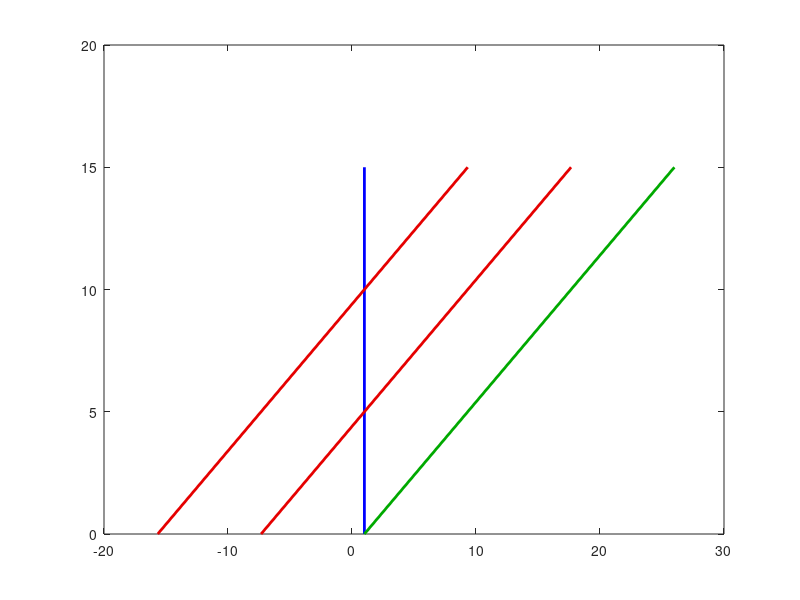

Write MATLAB code to recreate this figure. (Note: this script raises an error after producing the figure.)
%% Safe sets of connected cruise control
clear; clc;

%% Problem setup
Dsf=1;      % safe distance [m]
T=1/0.6;	% time headway / time to conflict [s]

% Plot settings
ID=[0,35];  LD='distance, $D$ (m)';
Iv=[0,15];  Lv='speed, $v$ (m/s)';
IvL=[0,15];	LvL='speed, $v_{\rm L}$ (m/s)';
vLs=[5,10];
blue=[0,0,1];
darkgreen=[0,170,0]/256;
darkred=[230,0,0]/256;
lightblue=[212,218,249]/256;
lightgreen=[185,217,190]/256;
lightred=[248,150,150]/256;

%% Safe set boundaries
DD=@(v)Dsf+0*v;
TH=@(v)Dsf+T*v;
TTC=@(v,vL)Dsf+T*(v-vL);

%% Safe set illustrations
% 2D illustration
figure(4); clf; hold on; box on;
plot(DD(Iv),Iv,'Color',blue,'LineWidth',2,'HandleVisibility','off');
plot(TH(Iv),Iv,'Color',darkgreen,'LineWidth',2,'HandleVisibility','off');
plot(TTC(Iv.',vLs),Iv,'Color',darkred,'LineWidth',2,'HandleVisibility','off');
PlotFinalize({LD,Lv},[ID,Iv]);

% 3D illustration
figure(5); clf; hold on; box on;
[V,VL]=meshgrid(Iv,IvL);
surf(DD(V),V,VL,'FaceColor',lightblue,'FaceAlpha',0.75,...
                'EdgeColor',blue,'LineWidth',1,'HandleVisibility','off');
surf(TH(V),V,VL,'FaceColor',lightgreen,'FaceAlpha',0.75,...
                'EdgeColor',darkgreen,'LineWidth',1,'HandleVisibility','off');
surf(TTC(V,VL),V,VL,'FaceColor',lightred,'FaceAlpha',0.75,...
                    'EdgeColor',darkred,'LineWidth',1,'HandleVisibility','off');
PlotFinalize({LD,Lv,LvL},[ID,Iv,IvL]);
pbaspect([1,0.5,0.5]);
view([-15,45]);